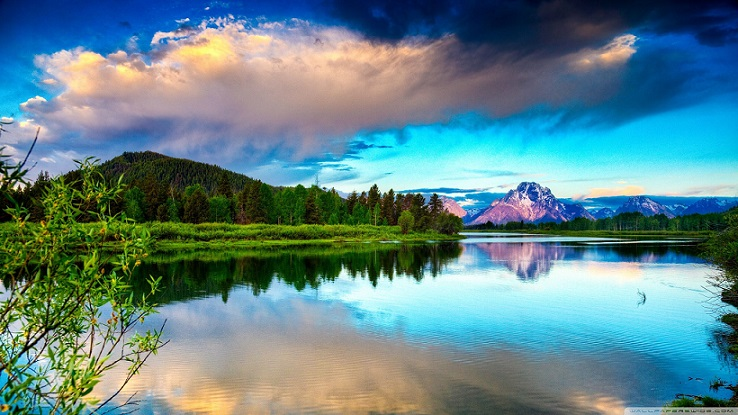
#> input picture n1.jpg, 738 x 415 px, found by its file name
$ python test.py
#> lines starting #> are read from the running program, lines starting #| are printed output that depends on the picture
import cv2
import numpy as np

img = cv2.imread('n1.jpg')
#> img is the input picture: shape (415, 738, 3); mean B, G, R 137.2, 132.4, 96.6

height, width = img.shape[:2]
#> height = 415; width = 738
new_width = 1000
new_height = int(new_width * height / width)
#> new_height = 562
img = cv2.resize(img, (new_width, new_height))
#> img: shape (562, 1000, 3)

gray_img = cv2.cvtColor(img, cv2.COLOR_BGR2GRAY)
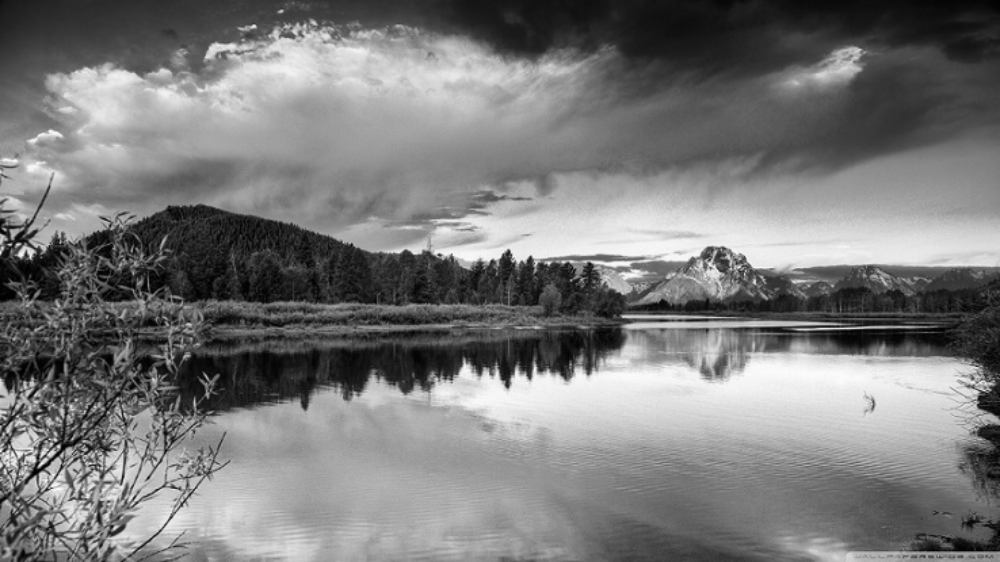
#> gray_img: shape (562, 1000); min 0, max 253, mean 122.1

gray_img = cv2.medianBlur(gray_img, 5)
gray_img = cv2.GaussianBlur(gray_img, (5, 5), 0)

edges = cv2.Canny(gray_img, 100, 200)
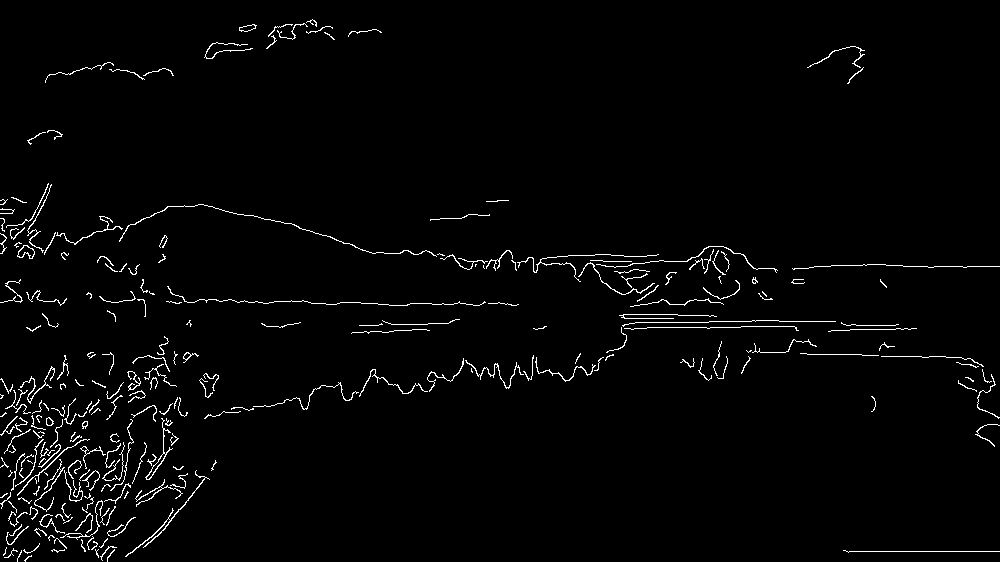
#> edges: shape (562, 1000); 2.1% white in thin lines or dots

cv2.imshow('Image', img)
cv2.waitKey(0)
cv2.destroyAllWindows()

$ run again, with home_2png.png saved as n1.jpg
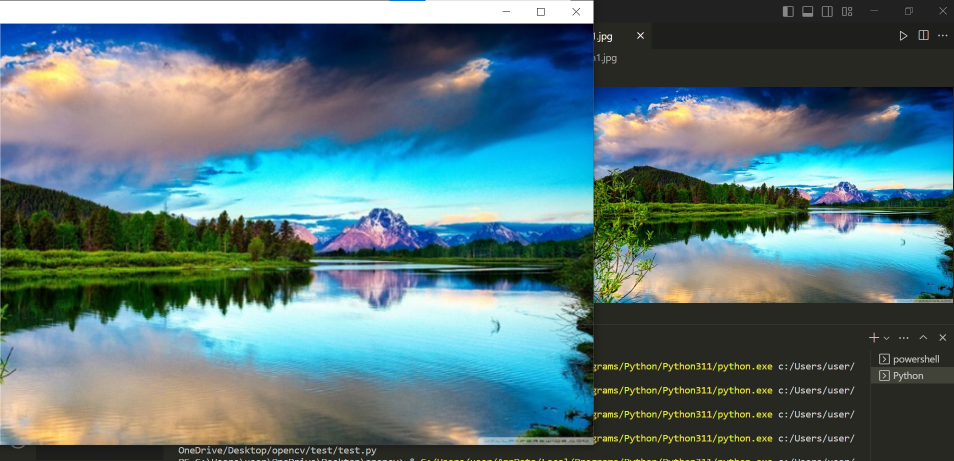
#> input picture home_2png.png, 1908 x 922 px, found by its file name (shown at 1/2 size)
#> img is the input picture: shape (922, 1908, 3); mean B, G, R 122.7, 118.8, 90.8
#> img: shape (483, 1000, 3)
#> `gray_img = cv2.medianBlur(gray_img, 5)`:
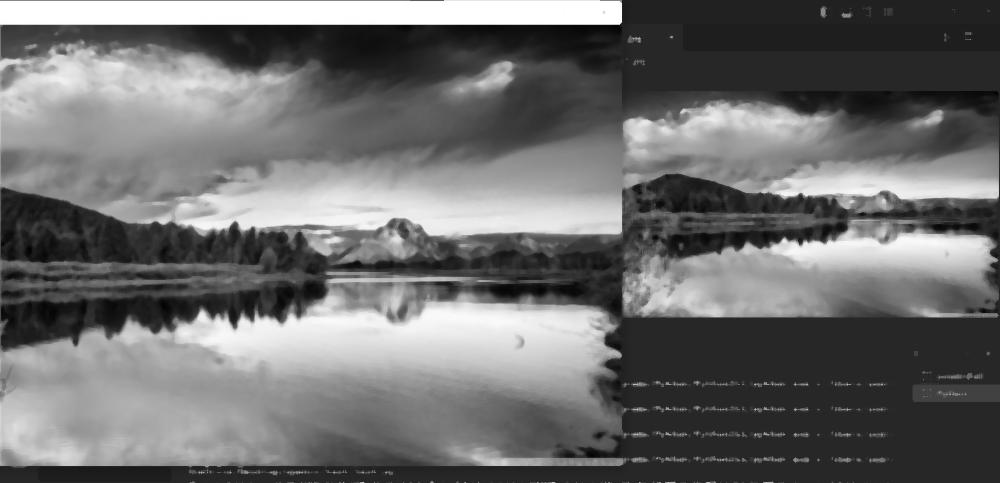
#> gray_img: shape (483, 1000); min 4, max 255, mean 109.8
#> `edges = cv2.Canny(gray_img, 100, 200)`:
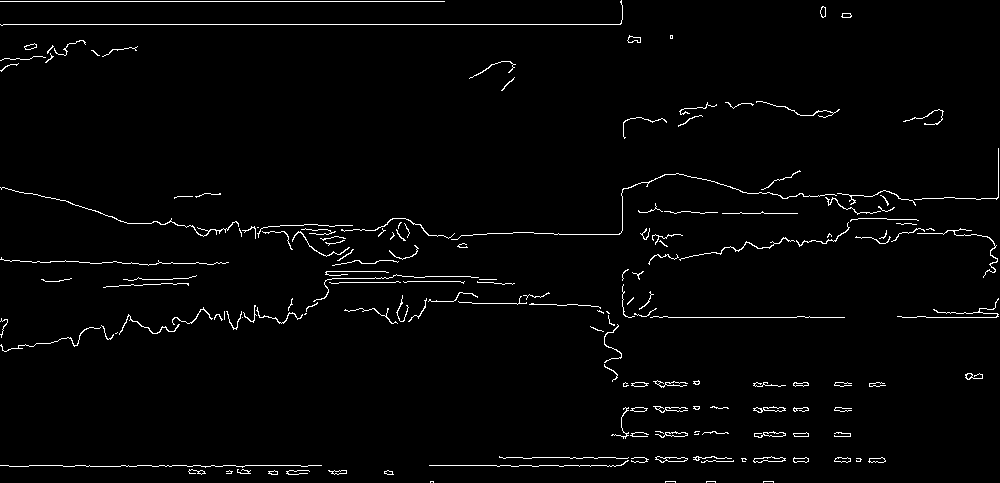
#> edges: shape (483, 1000); 2.1% white in thin lines or dots
